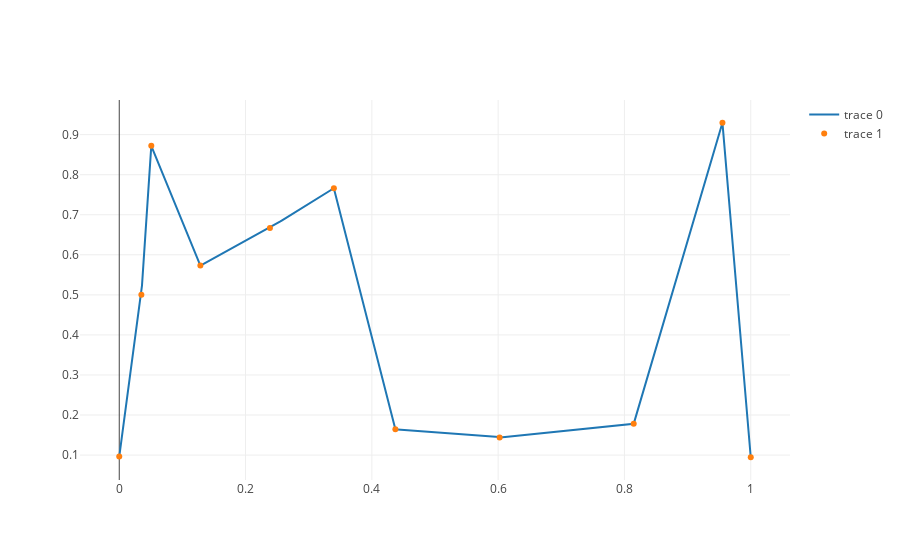

Notebook code cell kept with this figure:
### Markdown cell above
We can generate a random vector $ui$ and use the previous function

### Code cell
ui = np.random.rand(n_bases)

x, u = interpolate(ui)


fig = go.Figure(data=[
    go.Scatter(x=x, y=u, mode='lines'),
    go.Scatter(x=s, y=ui, mode='markers'),
])
plotly.iplot(fig)

### Figure 1 — Plotly figure (JSON) as saved in the notebook; plotly's stock layout.template omitted (floating-point values rounded to 4 significant figures; data arrays with more than 128 entries replaced by an {"elided": "..."} marker saying what was removed)
{"data": [{"mode": "lines", "type": "scatter", "uid": "82aa576d-44d7-473f-811c-0e128ff01603", "x": {"elided": "500 float values"}, "y": {"elided": "500 float values"}}, {"mode": "markers", "type": "scatter", "uid": "641a4917-3ceb-468d-a2c3-b94f056b9bf8", "x": [0, 0.03503, 0.05073, 0.1285, 0.2386, 0.3399, 0.4373, 0.6023, 0.8147, 0.9552, 1], "y": [0.09617, 0.5001, 0.872, 0.5731, 0.6671, 0.7662, 0.1642, 0.1438, 0.1782, 0.9297, 0.09457]}], "layout": {}}
